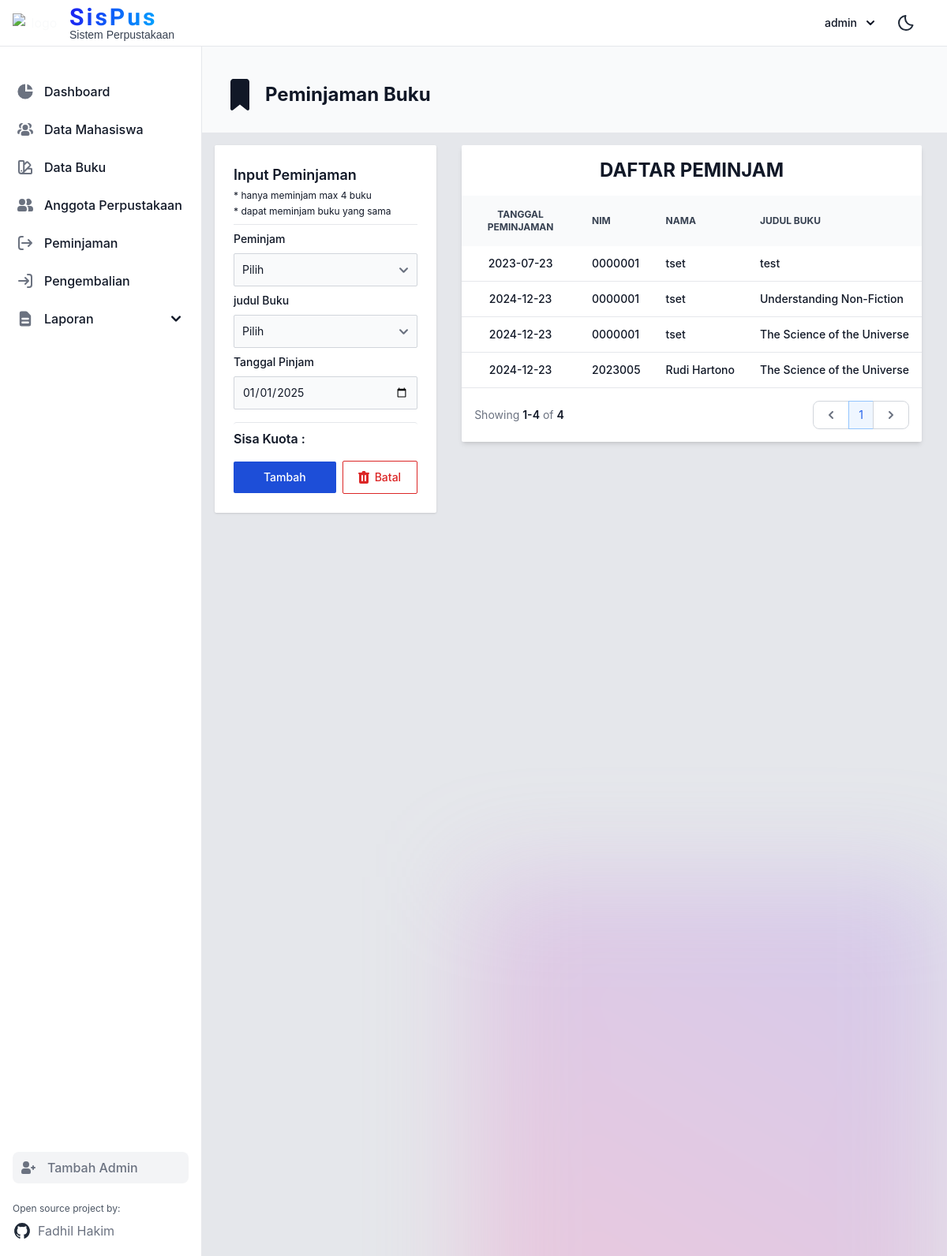
The app's page /peminjaman/index (signed in) with its own data.
### tables this page shows
CREATE TABLE `peminjaman_buku` (
	`id` BIGINT(20) NOT NULL AUTO_INCREMENT,
	`nomor_anggota` VARCHAR(20) NOT NULL COLLATE 'armscii8_bin',
	`kode_buku` VARCHAR(20) NOT NULL COLLATE 'armscii8_bin',
	`tanggal_peminjaman` DATE NOT NULL,
	`tanggal_pengembalian` DATE NULL DEFAULT NULL,
	`denda` VARCHAR(50) NULL DEFAULT NULL COLLATE 'armscii8_bin',
	`last_update` DATETIME NULL DEFAULT CURRENT_TIMESTAMP,
	`userid` VARCHAR(20) NULL DEFAULT NULL COLLATE 'armscii8_bin',
	PRIMARY KEY (`id`) USING BTREE,
	INDEX `kode_buku` (`kode_buku`) USING BTREE,
	INDEX `nomor_anggota` (`nomor_anggota`) USING BTREE,
	CONSTRAINT `FK_peminjaman_buku_anggota_perpustakaan` FOREIGN KEY (`nomor_anggota`) REFERENCES `anggota_perpustakaan` (`nomor`) ON UPDATE RESTRICT ON DELETE RESTRICT,
	CONSTRAINT `FK_peminjaman_buku_buku` FOREIGN KEY (`kode_buku`) REFERENCES `buku` (`kode`) ON UPDATE RESTRICT ON DELETE RESTRICT
)
COLLATE='armscii8_bin';

CREATE TABLE IF NOT EXISTS `biodata_mahasiswa` (
  `id` int(15) NOT NULL AUTO_INCREMENT,
  `nim` varchar(20) DEFAULT NULL,
  `nama` varchar(100) DEFAULT NULL,
  `kode_program_studi` varchar(4) DEFAULT 'TI',
  `kode_agama` varchar(2) DEFAULT 'IS',
  `tempat_lahir` varchar(100) DEFAULT '-',
  `tanggal_lahir` date DEFAULT NULL,
  `jenis_kelamin` enum('L','P') DEFAULT 'L',
  `alamat` varchar(100) DEFAULT 'MAKASSAR',
  `kota` varchar(100) DEFAULT 'MAKASSAR',
  `kode_propinsi` varchar(10) DEFAULT 'SULSEL',
  `kode_pos` varchar(50) DEFAULT '0000',
  `telpon` varchar(40) DEFAULT '0',
  `handphone` varchar(40) DEFAULT '-',
  `hobi` varchar(100) DEFAULT '-',
  `wali` varchar(100) DEFAULT '-',
  `alamat_wali` varchar(100) DEFAULT '-',
  `telpon_wali` varchar(100) DEFAULT '-',
  `tahun_masuk` varchar(4) DEFAULT '0000',
  `last_update` datetime DEFAULT CURRENT_TIMESTAMP,
  `userid` varchar(50) DEFAULT NULL,
  PRIMARY KEY (`id`) USING BTREE,
  UNIQUE KEY `nim` (`nim`) USING BTREE,
  KEY `kode_propinsi` (`kode_propinsi`) USING BTREE,
  KEY `kode_agama` (`kode_agama`) USING BTREE,
  KEY `kode_program_studi` (`kode_program_studi`) USING BTREE,
  CONSTRAINT `FK_biodata_mahasiswa_agama` FOREIGN KEY (`kode_agama`) REFERENCES `agama` (`kode`),
  CONSTRAINT `FK_biodata_mahasiswa_program_studi` FOREIGN KEY (`kode_program_studi`) REFERENCES `program_studi` (`kode_jurusan`),
  CONSTRAINT `FK_biodata_mahasiswa_propinsi` FOREIGN KEY (`kode_propinsi`) REFERENCES `propinsi` (`kode`)
);

CREATE TABLE IF NOT EXISTS `buku` (
  `id` bigint(20) NOT NULL AUTO_INCREMENT,
  `kode` varchar(20) NOT NULL,
  `kode_kategori` varchar(10) DEFAULT 'K001',
  `judul` varchar(200) NOT NULL,
  `jumlah` int(11) NOT NULL,
  `stock` int(100) NOT NULL,
  `pengarang` varchar(100) NOT NULL,
  `penerbit` varchar(100) NOT NULL,
  `tahun_terbit` varchar(4) NOT NULL,
  `tahun_pengadaaan` varchar(4) NOT NULL,
  `sumber` varchar(100) NOT NULL,
  `rak` varchar(20) NOT NULL,
  `ISBN` varchar(50) NOT NULL,
  `foto_buku` varchar(255) DEFAULT 'https://png.pngtree.com/png-clipart/20200826/original/pngtree-matte-book-mockup-psd-png-image_5479091.jpg',
  `last_update` datetime DEFAULT CURRENT_TIMESTAMP,
  `userid` varchar(20) DEFAULT 'admin',
  PRIMARY KEY (`id`) USING BTREE,
  UNIQUE KEY `kode` (`kode`) USING BTREE,
  KEY `kode_kategori` (`kode_kategori`) USING BTREE,
  CONSTRAINT `FK_buku_kategori_buku` FOREIGN KEY (`kode_kategori`) REFERENCES `kategori_buku` (`kode`)
);

### app/core/Controller.php (called while the page is built, shortened)
<?php
class Controller {
    public function render($view, $data = [], $title = '') {
        $viewPath = "../app/views/{$view}.php";
        if (file_exists($viewPath)) {
            extract($data);
            require_once $viewPath;
        } else {
            echo "View file not found.";
        }
    }
}

### app/core/App.php (called while the page is built, shortened)
<?php
class App {
    protected $method = 'index';
    protected $params = [];
    public function __construct()
    {
        $url = $this->parseURL();
        if( file_exists('../app/controllers/' . $url[0] . '.php') ) {
            unset($url[0]);
        } else {
            if($url[0] != null) {
                header('Location: /ups');
            }
        }
        $this->controller = new $this->controller;
        if( isset($url[1]) ) {
            if( method_exists($this->controller, $url[1]) ) {
                $this->method = $url[1];
            } else {
                header('Location: /ups');
            }
        }
        call_user_func_array([$this->controller, $this->method], $this->params);
    }
    public function parseURL()
    {
        if( isset($_GET['url']) ) {
            $url = rtrim($_GET['url'], '/');
            $url = filter_var($url, FILTER_SANITIZE_URL);
            $url = explode('/', $url);
            return $url;
        }
        return [0];
    }
}

### public/index.php (called while the page is built, shortened)
<?php
require_once '../app/core/App.php';
require_once '../app/core/Controller.php';
$app = new App();

### app/models/DataPinjam.php (called while the page is built, shortened)
<?php
class DataPinjam {
    public function Datapeminjam($page, $limit) {
        $db = Database::getConnection();
        $offset = ($page - 1) * $limit;
        $query = "SELECT
                    peminjaman_buku.id,
                    peminjaman_buku.nomor_anggota,
                    biodata_mahasiswa.nama AS nama_anggota,
                    buku.kode AS kode_buku,
                    buku.judul AS judul_buku,
                    peminjaman_buku.tanggal_peminjaman
                  FROM
                    peminjaman_buku
                  INNER JOIN
                    anggota_perpustakaan ON peminjaman_buku.nomor_anggota = anggota_perpustakaan.nomor
                  INNER JOIN
                    biodata_mahasiswa ON anggota_perpustakaan.nomor = biodata_mahasiswa.nim
                  INNER JOIN
                    buku ON peminjaman_buku.kode_buku = buku.kode
                  WHERE
                    peminjaman_buku.tanggal_pengembalian IS NULL
                  ORDER BY
                    peminjaman_buku.tanggal_peminjaman ASC
                  LIMIT :limit OFFSET :offset";
        $stmt = $db->prepare($query);
        $stmt->bindParam(':limit', $limit, PDO::PARAM_INT);
        $stmt->bindParam(':offset', $offset, PDO::PARAM_INT);
        $stmt->execute();
        return $stmt->fetchAll(PDO::FETCH_ASSOC);
    }
    public function getTotalPeminjaman() {
        $db = Database::getConnection();
        $query = "SELECT COUNT(*) AS total
                  FROM peminjaman_buku
                  WHERE tanggal_pengembalian IS NULL";
        $stmt = $db->prepare($query);
        $stmt->execute();
        $result = $stmt->fetch(PDO::FETCH_ASSOC);
        return $result['total'];
    }
}

### app/views/peminjaman.php (the view, shortened to what this page needs)
<?php
require 'components/layout.php';
include 'components/nav.php';
?>
<div class="md:ml-64 block bg-gray-50 dark:bg-gray-900">
    <br><br><br><br>
    <div class="flex items-center justify-between">
        <h2 class="text-2xl ml-6 font-bold text-gray-900 dark:text-white flex items-center">
            Peminjaman Buku
        </h2>
    </div>
    <br>
</div>
<main class="p-2 md:ml-64 h-auto dark:text-gray-50 h-full lg:flex justify-evenly items-top">
    <div class="p-2">
        <div class="relative w-full h-full md:h-auto p-6 bg-white rounded-sm shadow dark:bg-gray-800">
            <div class="relative">
                <div class="pb-2 mb-4 rounded-t border-b sm:mb-2 dark:border-gray-600 text-gray-900 dark:text-white">
                        <h3 class="text-lg font-semibold">
                        Input Peminjaman
                        </h3>
                        <p class="text-xs mt-1">* hanya meminjam max 4 buku</p>
                        <p class="text-xs mt-1">* dapat meminjam buku yang sama</p>
                    </div>
                <form action="/peminjaman/insert" method="POST">
                    <div class="mb-4">
                        <div class="mb-2">
                            <label for="nomor_anggota" class="block mb-2 text-sm font-medium text-gray-900 dark:text-white">Peminjam</label>
                            <select id="nomor_anggota" name="nomor_anggota" class="bg-gray-50 border border-gray-300 text-gray-900 text-sm rounded-sm focus:ring-primary-500 focus:border-primary-500 block w-full p-2.5 dark:bg-gray-700 dark:border-gray-600 dark:placeholder-gray-400 dark:text-white dark:focus:ring-primary-500 dark:focus:border-primary-500" required>
                                <option data-jumlah-peminjaman="0" value="" >Pilih</option>
                            </select>
                        </div>
                        <div class="mb-2">
                            <label for="kode_buku" class="block mb-2 text-sm font-medium text-gray-900 dark:text-white">judul Buku</label>
                            <select id="kode_buku" name="kode_buku" class="bg-gray-50 border border-gray-300 text-gray-900 text-sm rounded-sm focus:ring-primary-500 focus:border-primary-500 block w-full p-2.5 dark:bg-gray-700 dark:border-gray-600 dark:placeholder-gray-400 dark:text-white dark:focus:ring-primary-500 dark:focus:border-primary-500" required>
                                <option value="">Pilih</option>
                            </select>
                        </div>
                        <div>
                            <label for="tanggal_peminjaman" class="block mb-2 text-sm font-medium text-gray-900 dark:text-white">Tanggal Pinjam</label>
                            <input type="date" name="tanggal_peminjaman" id="tanggal_peminjaman" class="bg-gray-50 border border-gray-300 text-gray-900 text-sm rounded-sm focus:ring-primary-600 focus:border-primary-600 block w-full p-2.5 dark:bg-gray-700 dark:border-gray-600 dark:placeholder-gray-400 dark:text-white dark:focus:ring-primary-500 dark:focus:border-primary-500">
                        </div>
                    </div>
                    <div class="pt-2 mt-4 rounded-t border-t sm:mb-4 dark:border-gray-600">
                        <h3 class="text-normal font-semibold text-gray-900 dark:text-white">
                        Sisa Kuota : <span id="jumlah_peminjaman"></span>
                        </h3>
                    </div>
                    <div class="flex items-center w-full space-x-2">
                        <button type="submit" class="w-full text-white bg-primary-700 hover:bg-primary-800 focus:ring-4 focus:outline-none focus:ring-primary-300 font-medium rounded-sm text-sm px-5 py-2.5 text-center dark:bg-primary-600 dark:hover:bg-primary-700 dark:focus:ring-primary-800">
                            Tambah
                        </button>
                        <div class="w-1/2 text-red-600 inline-flex items-center hover:text-white border border-red-600 hover:bg-red-600 focus:ring-4 focus:outline-none focus:ring-red-300 font-medium rounded-sm text-sm px-5 py-2.5 text-center dark:border-red-500 dark:text-red-500 dark:hover:text-white dark:hover:bg-red-600 dark:focus:ring-red-900">
                            <input type="reset" value="Batal">
                        </div>
                    </div>
                </form>
            </div>
        </div>
    </div>
    <section class="w-full max-w-9xl lg:flex gap-1 p-2 justify-between">
        <div class=" w-full px-1 lg:px-4">
            <div class="bg-white dark:bg-gray-800 relative shadow-md sm:rounded-sm overflow-hidden">
                <div class="block text-center space-y-3 md:space-y-0 md:space-x-4 p-4">
                                    <h2 class="font-bold text-2xl text-gray-900 dark:text-white">DAFTAR PEMINJAM</h2>
                </div>
                <div class="overflow-x-auto">
                    <table class="w-full text-sm text-left text-gray-500 dark:text-gray-400">
                        <thead class="text-xs text-gray-700 uppercase bg-gray-50 dark:bg-gray-700 dark:text-gray-400">
                            <tr>
                                <th scope="col" class="px-4 py-4 text-center">Tanggal Peminjaman</th>
                                <th scope="col" class="px-4 py-3">Nim</th>
                                <th scope="col" class="px-4 py-3">Nama</th>
                                <th scope="col" class="px-4 py-3">Judul Buku</th>
                            </tr>
                        </thead>
                        <tbody>
                            <?php foreach($peminjam as $data) : ?>
                            <tr class="border-b dark:border-gray-700">
                                <th scope="row" class="px-4 py-3 font-medium text-gray-900 whitespace-nowrap dark:text-white text-center"><?= $data['tanggal_peminjaman'] ?></th>
                                <td class="px-4 py-3 font-medium text-gray-900 whitespace-nowrap dark:text-white"><?= $data['nomor_anggota'] ?></td>
                                <td class="px-4 py-3 font-medium text-gray-900 whitespace-nowrap dark:text-white"><?= $data['nama_anggota'] ?></td>
                                <td class="px-4 py-3 font-medium text-gray-900 whitespace-nowrap dark:text-white"><?= $data['judul_buku'] ?></td>
                            </tr>
                            <?php endforeach; ?>
                        </tbody>
                    </table>
                </div>
                <nav class="flex flex-col md:flex-row justify-between items-start md:items-center space-y-3 md:space-y-0 p-4" aria-label="Table navigation">
                    <span class="text-sm font-normal text-gray-500 dark:text-gray-400">
                        Showing
                        <span class="font-semibold text-gray-900 dark:text-white"><?= ($currentPage - 1) * 10 + 1 ?>-<?= min($currentPage * 10, $totalPeminjaman) ?></span>
                        of
                        <span class="font-semibold text-gray-900 dark:text-white"><?= $totalPeminjaman ?></span>
                    </span>
                    <ul class="inline-flex items-stretch -space-x-px">
                        <li>
                            <a href="?page=<?= ($currentPage > 1) ? $currentPage - 1 : 1 ?>" class="flex items-center justify-center h-full py-1.5 px-3 ml-0 text-gray-500 bg-white rounded-l-lg border border-gray-300 hover:bg-gray-100 hover:text-gray-700 dark:bg-gray-800 dark:border-gray-700 dark:text-gray-400 dark:hover:bg-gray-700 dark:hover:text-white">
                                <svg class="w-5 h-5" aria-hidden="true" fill="currentColor" viewbox="0 0 20 20" xmlns="http://www.w3.org/2000/svg">
                                    <path fill-rule="evenodd" d="M12.707 5.293a1 1 0 010 1.414L9.414 10l3.293 3.293a1 1 0 01-1.414 1.414l-4-4a1 1 0 010-1.414l4-4a1 1 0 011.414 0z" clip-rule="evenodd" />
                                </svg>
                            </a>
                        </li>
                        <?php for ($i = 1; $i <= $totalPages; $i++): ?>
                        <li>
                            <a href="?page=<?= $i ?>" class="flex items-center justify-center text-sm py-2 px-3 leading-tight <?= ($i == $currentPage) ? 'z-10 text-primary-600 bg-primary-50 border border-primary-300' : 'text-gray-500 bg-white border border-gray-300 hover:bg-gray-100 hover:text-gray-700 dark:bg-gray-800 dark:border-gray-700 dark:text-gray-400 dark:hover:bg-gray-700 dark:hover:text-white' ?>">
                            <?= $i ?>
                            </a>
                        </li>
                        <?php endfor; ?>
                        <li>
                            <a href="?page=<?= ($currentPage < $totalPages) ? $currentPage + 1 : $totalPages ?>" class="flex items-center justify-center h-full py-1.5 px-3 leading-tight text-gray-500 bg-white rounded-r-lg border border-gray-300 hover:bg-gray-100 hover:text-gray-700 dark:bg-gray-800 dark:border-gray-700 dark:text-gray-400 dark:hover:bg-gray-700 dark:hover:text-white">
                                <svg class="w-5 h-5" aria-hidden="true" fill="currentColor" viewbox="0 0 20 20" xmlns="http://www.w3.org/2000/svg">
                                    <path fill-rule="evenodd" d="M7.293 14.707a1 1 0 010-1.414L10.586 10 7.293 6.707a1 1 0 011.414-1.414l4 4a1 1 0 010 1.414l-4 4a1 1 0 01-1.414 0z" clip-rule="evenodd" />
                                </svg>
                            </a>
                        </li>
                    </ul>
                </nav>
            </div>
        </div>
    </section>
</main>
<?php
 require 'components/byutipulbg.php';
?>

### records on screen
peminjaman_buku: tanggal_peminjaman "2023-07-23", nomor_anggota "0000001", biodata_mahasiswa.nama "tset", buku.judul "test"
peminjaman_buku: tanggal_peminjaman "2024-12-23", nomor_anggota "0000001", biodata_mahasiswa.nama "tset", buku.judul "Understanding Non-Fiction"
peminjaman_buku: tanggal_peminjaman "2024-12-23", nomor_anggota "0000001", biodata_mahasiswa.nama "tset", buku.judul "The Science of the Universe"
peminjaman_buku: tanggal_peminjaman "2024-12-23", nomor_anggota "2023005", biodata_mahasiswa.nama "Rudi Hartono", buku.judul "The Science of the Universe"

### other values on screen
$user['username'] "admin"
min($currentPage * 10, $totalPeminjaman) "4"
$totalPeminjaman "4"
